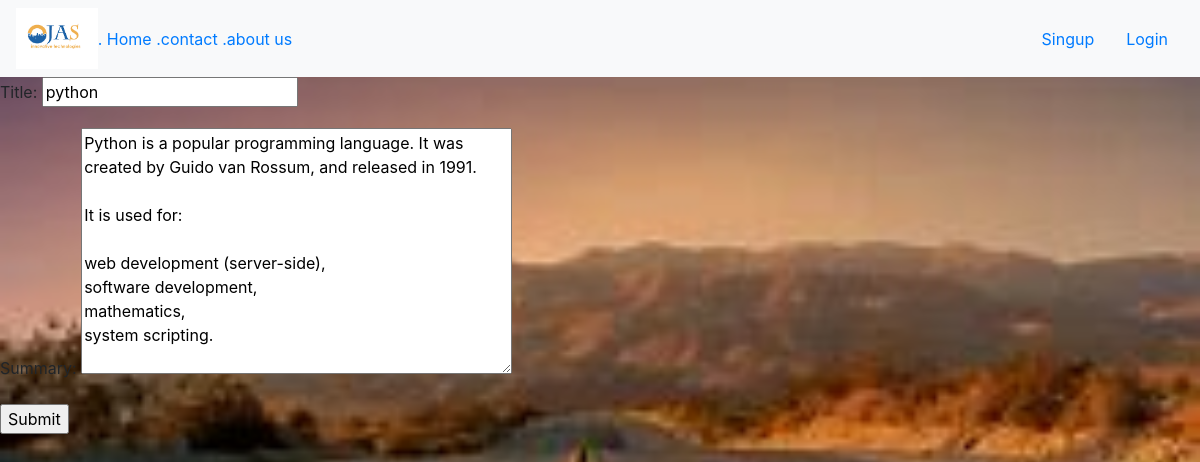
The page /edit/26 on the database its author committed.
### app1/models.py (models this page shows)
class modelBlog(models.Model):
    title=models.CharField(max_length=30)
    summary=models.TextField(max_length=5000)

### app1/views.py (the view)
# urls.py: path("edit/<int:id>",views.edit1,name='edit'),
def edit1(request,id):
    fm=modelBlog.objects.get(pk=id)
    form=formBlog(instance=fm)
    if request.method=='POST':
        form=formBlog(request.POST,instance=fm)
        if form.is_valid():
            form.save()
        return HttpResponseRedirect('/home')
    else:
        return render(request,'edit.html',{'form':form})

### app1/forms.py
class formBlog(forms.ModelForm):
    class Meta:
        model=modelBlog
        fields='__all__'

### templates/edit.html (shortened to what this page needs)
{% extends 'base.html' %}
{% load static %}
{% block content%}
<html lang="en">
<head>
</head>
<body>
<form action="" method="POST">
    {{form.as_p}}
    <input type="submit" value="Submit">
</form>
</body>
</html>
{% endblock %}

### rows shown on the page
modelBlog: title "python", summary "Python is a popular programming language. It was created by Guido van Rossum, and released in 1991. It is used for: web development (server-side), software development, mathematics, system scripting."
